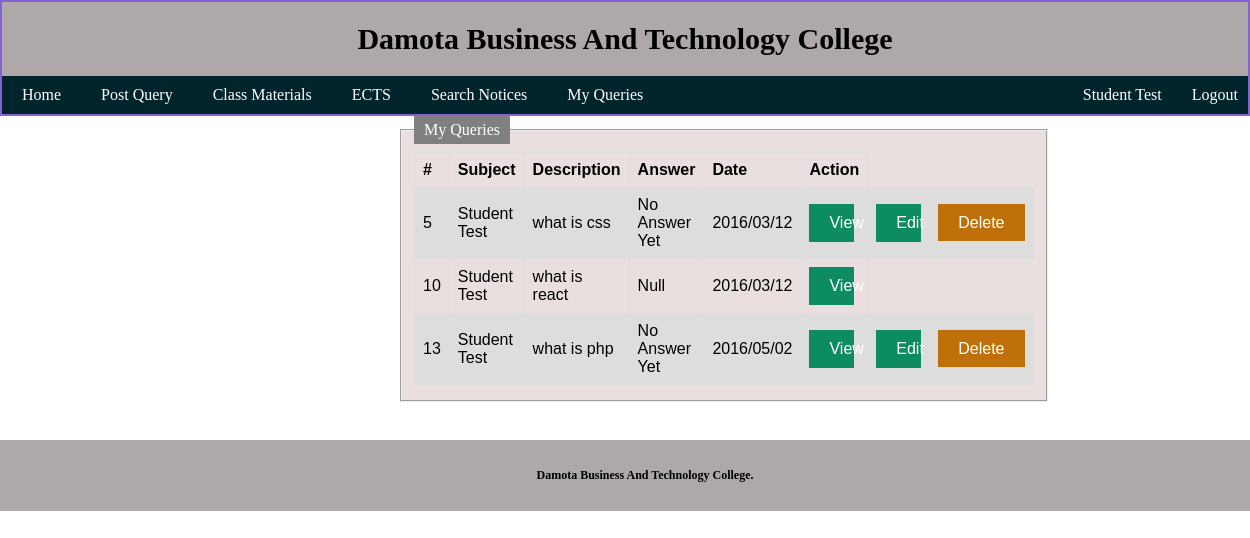
The page /Project/View/pages/Queries.php (signed in) on the database its author committed.
### tables this page shows
CREATE TABLE `queries` (
  `id` int(11) NOT NULL,
  `Subject` varchar(255) DEFAULT NULL,
  `Description` varchar(500) DEFAULT NULL,
  `Answer` varchar(500) DEFAULT NULL,
  `Date` varchar(50) DEFAULT NULL,
  `UserID` int(11) NOT NULL
);

### Project/model/DatabaseConnection.php (called while the page is built, shortened)
<?php
class DatabaseConnection
{
    function GetQueries($conn, $table, $uid)
    {
        $result = $conn->query("SELECT * FROM " . $table . " WHERE UserID=" . $uid);
        return $result;
    }
}

### Project/View/pages/Queries.php (the view, shortened to what this page needs)
<!DOCTYPE html>
<html>
<head>
</head>
<body>
    <?php
    include('../layout/Header.php');
    ?>
    <fieldset>
        <legend>My Queries</legend>
        <?php
        include "../../model/DatabaseConnection.php";
        $connection = new DatabaseConnection();
        $conobj = $connection->OpenCon();
        $queries = $connection->GetQueries($conobj, "queries", (int)$_SESSION["UserId"]);
        if ($queries->num_rows > 0) { ?>
            <table>
                <tr>
                    <th>#</th>
                    <th>Subject</th>
                    <th>Description</th>
                    <th>Answer</th>
                    <th>Date</th>
                    <th>Action</th>
                </tr>
                <?php
                while ($row = $queries->fetch_assoc()) { ?>
                    <tr>
                        <td><?php echo $row['id'] ?></td>
                        <td><?php echo $row['Subject'] ?></td>
                        <td><?php echo $row['Description'] ?></td>
                        <td><?php if (empty($row['Answer'])) echo "No Answer Yet";
                            else echo $row['Answer'] ?></td>
                        <td><?php echo $row['Date'] ?></td>
                        <td><a class='button' href='./ViewQuery.php?id=<?php echo $row['id'] ?>'>View</a></td>
                        <?php if (empty($row['Answer'])) { ?>
                            <td><a class='button' href='./EditQuery.php?id=<?php echo $row['id'] ?>'>Edit</a></td>
                            <td><a class='button1 confirmDelete' id="<?php echo $row['id'] ?>" href="javascript:void(0)">Delete</a></td>
                        <?php } ?>
                    </tr>
                <?php
                } ?>
            </table>
        <?php
        }
        ?>
    </fieldset>
    <br>
    <?php
    include('../layout/Footer.php');
    ?>
    <link rel="stylesheet" href="https://cdnjs.cloudflare.com/ajax/libs/jquery-confirm/3.3.2/jquery-confirm.min.css">
</body>
</html>

### Mainpage.css (style rules this page uses)
body { margin:0; padding: 0; background-size: cover; background-attachment: fixed; }
a.button:link, a.button:visited { text-decoration: none; background-color: #1fb9e4; color: white; padding: 15px 85px; text-align: center; text-decoration: none; display: inline-block; }

### Project/css/design.css (style rules this page uses)
body { margin:0; padding: 0; background: url(background.jpg) no-repeat; background-size: cover; }
a.button:link, a.button:visited { text-decoration: none; background-color: rgb(13, 139, 97); color: white; padding: 10px 20px; width: 5px; }
a.button1:link, a.button1:visited { text-decoration: none; background-color: rgb(192, 112, 8); color: white; padding: 10px 20px; width: 5px; }
fieldset { background-color: #e9dfdf; display: block; margin-left: 400px; margin-right: 400px; padding-top: 0.5em; padding-bottom: 0.9em; }
legend { background-color: gray; color: white; padding: 5px 10px; }
table { font-family: arial, sans-serif; border-collapse: collapse; width: 100%; }
td, th { border: 1px solid #dddddd; text-align: left; padding: 8px; }
tr:nth-child(even) { background-color: #dddddd; }

### rows shown on the page
queries: id "5", Subject "Student Test", Description "what is css", shows "No Answer Yet", Date "2016/03/12"
queries: id "10", Subject "Student Test", Description "what is react", Answer "Null", Date "2016/03/12"
queries: id "13", Subject "Student Test", Description "what is php", shows "No Answer Yet", Date "2016/05/02"

### other values the page prints
$_SESSION['Name'] "Student Test"
